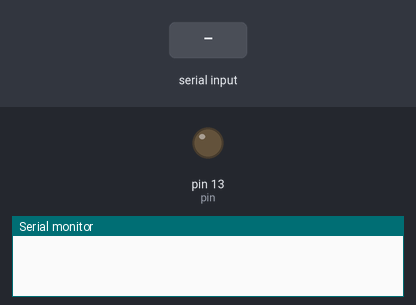
Simulated run of this sketch. Board: Arduino Uno, built with avr-gcc and run on an emulated ATmega328P. Parts: output pins drawn as LEDs (lit = HIGH), the last lines printed to the serial monitor. Inputs (shaded band) come from the test bench.

Above: at 1.2 s.
1.3 s: "1" received over Serial
At 1.7 s:
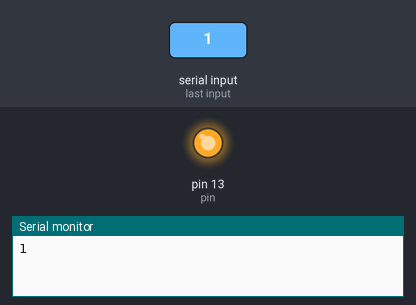
2.8 s: "0" received over Serial
At 4.0 s:
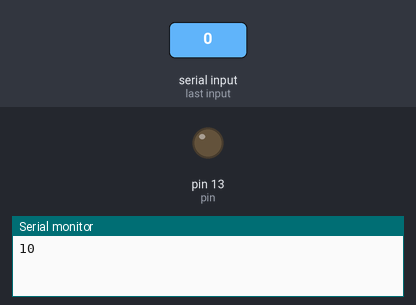
Timing chart, 0 to 5.8 s (numbered marks = the images above; inputs shaded):
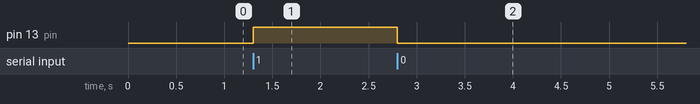

Measured:
- after the input at 1.3 s, pin 13 (pin): LOW → HIGH at once
- after the input at 2.8 s, pin 13 (pin): HIGH → LOW at once

The sketch:

led_prd.ino
```cpp
char data;
int pin = 13;
void setup() {
  pinMode(pin,OUTPUT);
  Serial.begin(9600);
  // put your setup code here, to run once:

}

void loop() {
  if(Serial.available()>0)
  {
    data = Serial.read();
    Serial.print(data);

    if(data=='1')
    digitalWrite(pin,HIGH);
    else if(data=='0')
    digitalWrite(pin,LOW);
  }
  // put your main code here, to run repeatedly:

}
```
